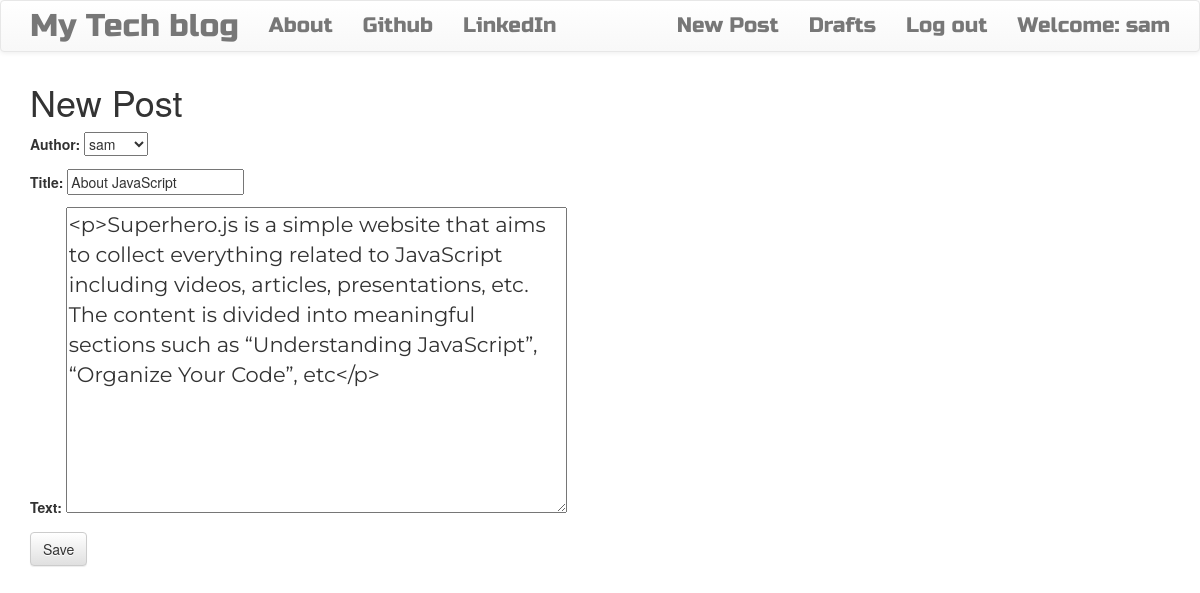
Screenshot of /post/2/edit/ (signed in) with the database file from the repository.
### blog/models.py (models this page shows, shortened)
class Post(models.Model):
    author = models.ForeignKey('auth.user', on_delete=models.CASCADE)
    title = models.CharField(max_length = 256)
    text = models.TextField()
    created_date = models.DateTimeField(default = timezone.now)
    published_date = models.DateTimeField(blank = True, null= True)

### blog/views.py (the view)
# urls.py: path('post/<int:pk>/edit/', views.UpdatePostView.as_view(), name= 'post_edit'),
class UpdatePostView(LoginRequiredMixin,UpdateView):
    login_url = '/login/'
    redirect_field_name = 'blog/post_detail.html'
    form_class = PostForm
    model = models.Post

### blog/forms.py
class PostForm(forms.ModelForm):
    class Meta():
        model = Post
        fields = ('author', 'title', 'text')
        widgets = {
            'title':forms.TextInput(attrs={'class':'textinputclass'}),
            'text':forms.Textarea(attrs={'class':'editable medium-editor-textarea postcontent'})
        }

### blog/templates/blog/post_form.html (shortened to what this page needs)
{% extends 'blog/base.html'%}
{% block content%}
  <h1>New Post</h1>
  <form class="post-form"  method="POST">
    {{form.as_p}}
    <button class="save btn btn-default" type="Submit">Save</button>
  </form>
{% endblock%}

### blog/templates/blog/base.html (shortened to what this page needs)
<!DOCTYPE html>
{% load staticfiles %}
<html>
    <head>
        <link rel="stylesheet" href="https://maxcdn.bootstrapcdn.com/bootstrap/3.3.7/css/bootstrap.min.css">
        <link rel="stylesheet" href="https://maxcdn.bootstrapcdn.com/bootstrap/3.3.7/css/bootstrap-theme.min.css">
        <link rel="stylesheet" href="//cdn.jsdelivr.net/medium-editor/latest/css/medium-editor.min.css" type="text/css" media="screen" charset="utf-8">
        <link rel="stylesheet" href="{% static 'css/blog.css' %}">
<body class='loader'>
  <nav class="navbar navbar-default techfont custom-navbar">
    <div class="container">
      <ul class="nav navbar-nav">
        <li><a class='navbar-brand bigbrand' href="{% url 'post_list' %}">My Tech blog</a></li>
        <li><a href="{% url 'about'%}">About</a></li>
        <li><a href="https://www.github.com">Github</a></li>
        <li><a href="https://www.linkedin.com">LinkedIn</a></li>
      </ul>
      <ul class="nav navbar-nav navbar-right">
        {% if user.is_authenticated %}
        <li>
          <a href="{% url 'post_new' %}" >New Post</a>
        </li>
        <li>
          <a href="{% url 'post_draft_list' %}">Drafts</a>
        </li>
        <li>
          <a href="{% url 'logout' %}" >Log out</a>
        </li>
        <li>
          <a >Welcome: {{ user.username }}</a>
        </li>
          {% else %}
          <li><a class='nav navbar-right' href="{% url 'login' %}" ><span class="glyphicon glyphicon-user"></span></a></li>
        {% endif %}
      </ul>
  </div>
</nav>
        <div class="content container">
            <div class="row">
                <div class="col-md-8">
                  <div class="blog_posts">
                    {% block content %}
                    {% endblock %}
                  </div>
                </div>
            </div>
        </div>
</body>
</html>

### blog/static/css/blog.css (style rules this page uses)
.techfont { font-family: 'Russo One', sans-serif; font-size: 1.5em; margin-bottom: 10px; }
.postcontent { font-family: 'Montserrat'; font-size: 1.5em; }
.bigbrand { font-size: 1.5em; }
.loader { filter:hue-rotate(0deg); color: linear-gradient(45deg,#0f8,#08f); animation:hue 5000ms infinite linear; }

### rows the page displays
Post: author "sam", title "About JavaScript", text "<p>Superhero.js is a simple website that aims to collect everything related to JavaScript including videos, articles, presentations, etc. The content is divided into meaningful sections such as “Understanding JavaScript”, “Organize Your Code”, etc</p>"

### other values shown
{{ user.username }} "sam"
